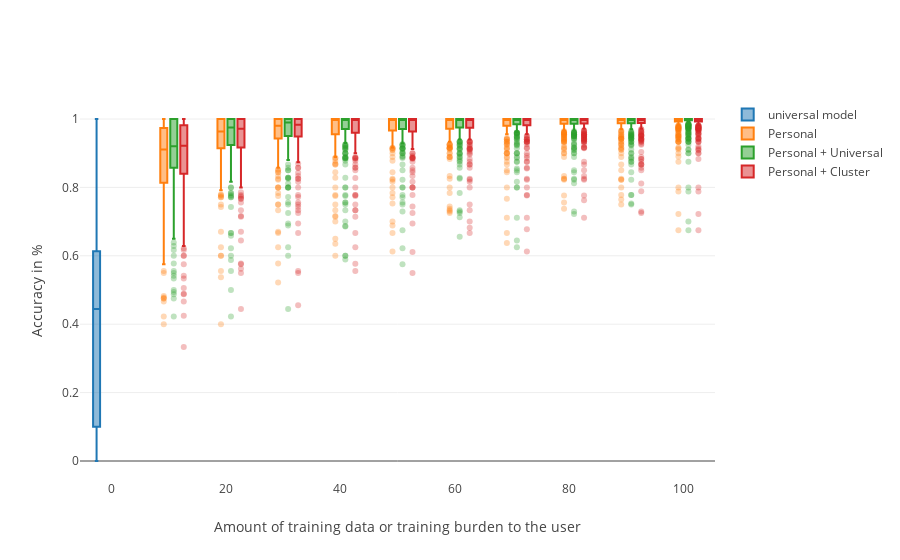

Write notebook code for a chart like this one.
### Code cell
fig = viz.accuracy_means_by_training_size()
iplot(fig)

### Figure 1 — Plotly figure (JSON) as saved in the notebook; plotly's stock layout.template omitted (floating-point values rounded to 4 significant figures; data arrays with more than 128 entries replaced by an {"elided": "..."} marker saying what was removed)
{"data": [{"name": "universal model", "type": "box", "x": {"elided": "2600 int values"}, "y": {"elided": "2600 float values"}}, {"marker": {"opacity": 0.3}, "name": "Personal", "type": "box", "x": {"elided": "2600 int values"}, "y": {"elided": "2600 float values"}}, {"marker": {"opacity": 0.3}, "name": "Personal + Universal", "type": "box", "x": {"elided": "2600 int values"}, "y": {"elided": "2600 float values"}}, {"marker": {"opacity": 0.3}, "name": "Personal + Cluster", "type": "box", "x": {"elided": "2600 int values"}, "y": {"elided": "2600 float values"}}], "layout": {"boxmode": "group", "showlegend": true, "xaxis": {"title": "Amount of training data or training burden to the user"}, "yaxis": {"title": "Accuracy in %"}}}
